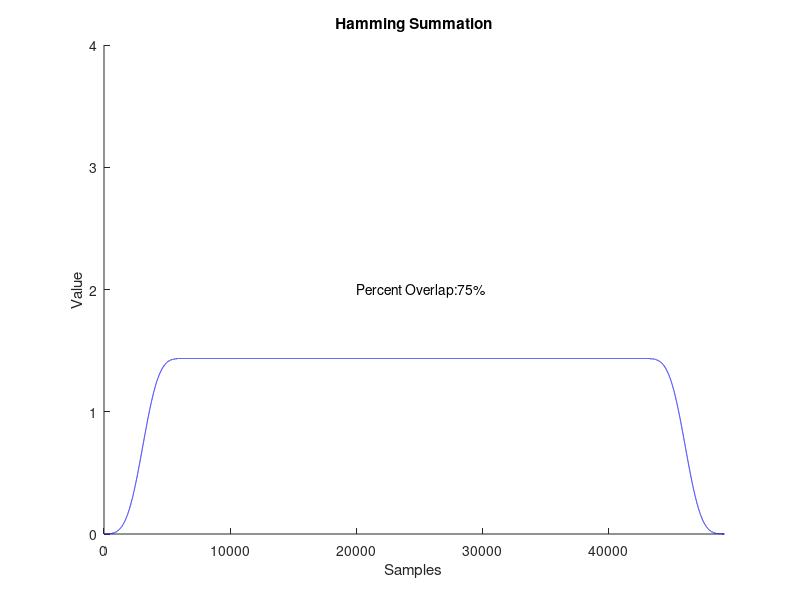

Here is the MATLAB script that generated this plot:
%% Window Testing %%
clear all

numSamp = 50000;
inAudio = zeros([1 numSamp]);


winLens = round(pow2(linspace(4,14.7,5000)));
pct = linspace(0, .85, 200);
pct = .75
for k = 1:1
    winLen = 2^13; % make sure this is even
    percentOverlap = pct(k)
    winOverlap =  2*round(winLen*percentOverlap/2); % make sure this is even
    win =blackmanharris(winLen, 'periodic')'; % Hamming Window
    % win = ones([winLen 1]); % Homemade Rectangular Window
    
    winTotalNum = floor((winOverlap - (numSamp + 1))/(winOverlap - winLen));
    
    
    StartIndex(1) = 1;
    EndIndex(1) = winLen;
    for i = 2:winTotalNum
        StartIndex(i) = (i-1)*(winLen-winOverlap); % Creates a list of window starting indices
        EndIndex(i) = (i*winLen-((i-1)*winOverlap))-1; % Creates a list of window ending indices
    end
    
    %% Window Visualization %%
    
    winVisVect = ones(size(inAudio)); % Create a vector of ones as large as the input signal
    winVisSegments{1} = winVisVect(StartIndex(1):EndIndex(1)); % Split this into segments (first value)
    winVisWindowedSegments{1} = winVisSegments{1}.*win; % Apply the window to each segment (first value)
    
    for i = 2:winTotalNum
        winVisSegments{i} = winVisVect(StartIndex(i):EndIndex(i)); % Split this into segments
        winVisWindowedSegments{i} = winVisSegments{i}.*win; % Apply the window to each segment
    end
    
    outWinVis = zeros(size(inAudio)); % Reconstruct windowed segments as done in "%% Reconstructing Audio %%"
    
    for i=1:winTotalNum
        winVisStagingMatrix = zeros(size(inAudio));
        winVisStagingMatrix(StartIndex(i):EndIndex(i)) = winVisWindowedSegments{1};
        outWinVis = outWinVis + winVisStagingMatrix;
    end
    
    
    THEFIG = figure (1); % Visualization of Window Overlap
    clf
    hold all
    
    plot(1:numSamp, outWinVis, 'b')
    PctReadout = strcat('Percent Overlap: ', num2str(percentOverlap*100), '%');
    text(20000,2, PctReadout)
    axis([0 6*(winLen)  0 4])
    title('Hamming Summation')
    xlabel('Samples')
    ylabel('Value')
%     OverlapMovie(k) = getframe(THEFIG);
%     RangeData(k) = range(outWinVis(2*winLen:(numSamp-(2*winLen))));
end

